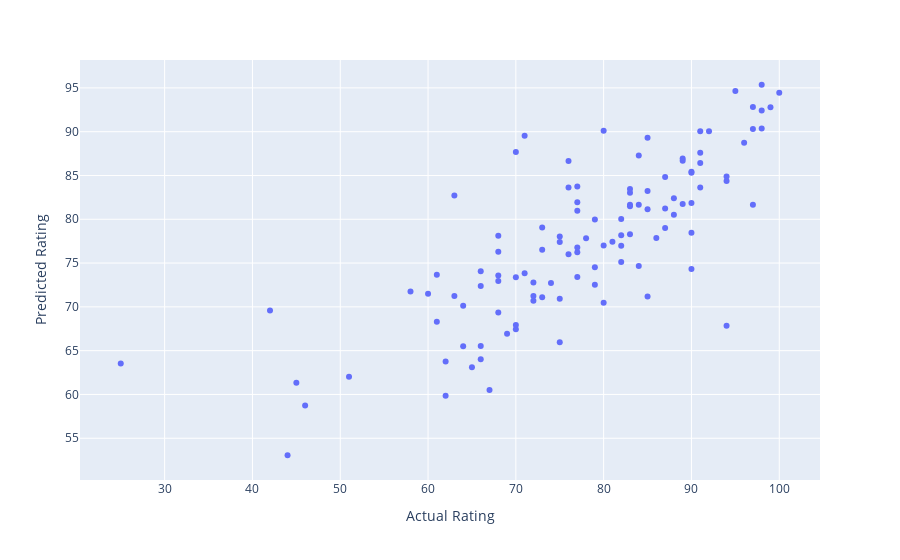

The notebook cell this image was saved under:
### Code cell
# scatter plot of scores vs actual
fig = px.scatter(test_scores, x="Actual Rating", y="Predicted Rating", hover_name= 'Game')
fig

### Figure 1 — Plotly figure (JSON) as saved in the notebook; plotly's stock layout.template omitted (floating-point values rounded to 4 significant figures)
{"data": [{"hovertemplate": "<b>%{hovertext}</b><br><br>Actual Rating=%{x}<br>Predicted Rating=%{y}<extra></extra>", "hovertext": ["F1 2012", "Nex Machina", "Monster Hunter World", "Grand Theft Auto IV", "Grand Theft Auto San Andreas", "Super Mario Galaxy 2", "Grand Theft Auto Vice City Stories", "Wildermyth", "Endless Legend", "Sportsfriends", "Horizon Zero Dawn", "Gran Turismo Sport", "Nier Automata", "Tribes of Midgard", "Guacamelee!", "Doom VFR", "Forza Horizon 5", "Mario Kart Wii", "Spacelines from the Far Out", "OlliOlli 2: Welcome to Olliwood", "Crash Bandicoot The Wrath of Cortex", "Lego Star Wars: The Video Game", "Final Fantasy X", "Call of Duty WW2", "Celeste", "Warlock - Master of the Arcane", "Trials Rising", "Boyfriend Dungeon", "Sea of Thieves", "Ultimate Chicken Horse", "Contrast", "The Legend of Zelda: Breath of the Wild", "Tetris Effect", "Embr", "The Witcher 3", "Demon's Souls (Remake)", "Mini Motorways", "Cities Skylines", "Pokemon Diamond", "Assassin's Creed Freedom Cry", "F1 2019", "Cruis'n Blast", "Fifa 11", "Football Manager 2008", "Golf Story", "Forza Motorsport 7", "F1 2020", "Streets of Rage 4", "Fifa Street 2", "Guardians of the Galaxy", "Bloodborne", "Moss PSVR", "Kingdom Hearts 3", "Pokemon Legends Arceus", "Rocket League", "Dirt Rally 2.0", "Awesomenauts", "Just Cause 3", "Red Dead Redemption 2", "Project Cars", "Motorsport Manager", "Football Manager 2010", "Farming Simulator 2019", "Assassin's Creed Syndicate", "Dragon Quest XI", "Star Wars Squadrons", "F1 2011", "Scarlet Nexus", "Ys VIII Lacrimosa of Dana", "Surviving Mars", "Civilization V", "Diablo 2 Resurrected", "Call of Duty Modern Warfare", "Overcooked", "Sekiro Shadows Die Twice", "Star Wars: Knights of the Old Republic", "Unrailed!", "New Super Mario Bros. 2", "Need For Speed Heat", "Mario + Rabbids Kingdom Battle", "Gears 5", "Two Point Campus", "Hyper Light Drifter", "Dragon Age Origins", "God of War 3", "Super Smash Bros. Brawl", "Marvel's Spider-Man Miles Morales", "Driveclub", "Horizon Forbidden West", "Torchlight", "Metroid Prime", "WipeOut Omega Collection", "Fifa 06 Game Boy Advance", "Citizen Sleeper", "Need for Speed Hot Pursuit", "Hi-Fi Rush", "Star Wars Battlefront", "Hades", "Crosscode", "Football Manager 2014", "Minecraft Dungeons", "Super Mario Galaxy", "Risk of Rain 2", "Fall Guys", "Astro Bot Rescue Mission", "Tetris", "Dragon Quest Builders", "Mass Effect 2", "Batman Arkham Knight", "High on Life"], "legendgroup": "", "marker": {"color": "#636efa", "symbol": "circle"}, "mode": "markers", "name": "", "orientation": "v", "showlegend": false, "type": "scatter", "x": [79, 68, 76, 71, 91, 97, 83, 73, 74, 71, 97, 79, 63, 73, 75, 25, 92, 88, 60, 84, 66, 82, 80, 79, 94, 62, 76, 69, 67, 75, 45, 100, 89, 62, 70, 90, 68, 88, 85, 70, 83, 42, 83, 87, 85, 82, 87, 77, 66, 86, 96, 77, 78, 82, 90, 73, 68, 64, 98, 63, 70, 83, 46, 83, 68, 72, 82, 61, 90, 68, 89, 51, 90, 80, 77, 76, 61, 66, 58, 81, 87, 80, 72, 85, 91, 91, 89, 94, 91, 75, 99, 77, 44, 84, 75, 97, 70, 98, 85, 77, 64, 98, 77, 66, 94, 90, 65, 95, 84, 72], "xaxis": "x", "y": [79.97, 76.31, 83.62, 89.53, 86.42, 92.82, 81.67, 76.52, 72.73, 73.84, 90.3, 72.52, 82.71, 71.1, 77.41, 63.55, 90.04, 80.51, 71.51, 81.66, 65.52, 75.13, 90.09, 74.52, 84.87, 63.75, 76.0, 66.93, 60.51, 70.93, 61.33, 94.45, 81.74, 59.84, 87.69, 85.42, 72.97, 82.41, 83.24, 67.44, 81.5, 69.59, 83.45, 81.23, 71.18, 78.17, 84.82, 76.25, 64.03, 77.85, 88.74, 73.41, 77.84, 76.99, 81.85, 79.07, 73.57, 70.12, 95.36, 71.23, 73.39, 83.02, 58.73, 78.29, 78.11, 70.7, 80.03, 73.67, 74.33, 69.36, 86.93, 62.02, 85.3, 70.46, 83.74, 86.65, 68.29, 74.05, 71.77, 77.43, 79.01, 77.01, 72.77, 89.32, 87.61, 83.62, 86.68, 67.83, 90.04, 78.03, 92.79, 80.98, 53.06, 74.65, 65.97, 81.65, 67.94, 90.38, 81.15, 76.77, 65.49, 92.43, 81.94, 72.38, 84.37, 78.46, 63.1, 94.64, 87.28, 71.23], "yaxis": "y"}], "layout": {"legend": {"tracegroupgap": 0}, "margin": {"t": 60}, "xaxis": {"anchor": "y", "domain": [0, 1], "title": {"text": "Actual Rating"}}, "yaxis": {"anchor": "x", "domain": [0, 1], "title": {"text": "Predicted Rating"}}}}
